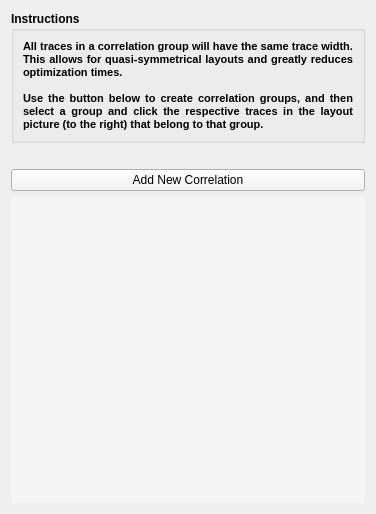
      <widget class="QWidget" name="page_2">
       <property name="geometry">
        <rect>
         <x>0</x>
         <y>0</y>
         <width>376</width>
         <height>514</height>
        </rect>
       </property>
       <attribute name="label">
        <string>Design Variable Correlation</string>
       </attribute>
       <layout class="QGridLayout" name="gridLayout_5">
        <item row="2" column="0" colspan="2">
         <widget class="QPushButton" name="btn_new_symmetry">
          <property name="palette">
           <palette>
            <active>
             <colorrole role="Button">
              <brush brushstyle="SolidPattern">
               <color alpha="255">
                <red>245</red>
                <green>245</green>
                <blue>245</blue>
               </color>
              </brush>
             </colorrole>
             <colorrole role="Base">
              <brush brushstyle="SolidPattern">
               <color alpha="255">
                <red>245</red>
                <green>245</green>
                <blue>245</blue>
               </color>
              </brush>
             </colorrole>
             <colorrole role="Window">
              <brush brushstyle="SolidPattern">
               <color alpha="255">
                <red>245</red>
                <green>245</green>
                <blue>245</blue>
               </color>
              </brush>
             </colorrole>
            </active>
            <inactive>
             <colorrole role="Button">
              <brush brushstyle="SolidPattern">
               <color alpha="255">
                <red>245</red>
                <green>245</green>
                <blue>245</blue>
               </color>
              </brush>
             </colorrole>
             <colorrole role="Base">
              <brush brushstyle="SolidPattern">
               <color alpha="255">
                <red>245</red>
                <green>245</green>
                <blue>245</blue>
               </color>
              </brush>
             </colorrole>
             <colorrole role="Window">
              <brush brushstyle="SolidPattern">
               <color alpha="255">
                <red>245</red>
                <green>245</green>
                <blue>245</blue>
               </color>
              </brush>
             </colorrole>
            </inactive>
            <disabled>
             <colorrole role="Button">
              <brush brushstyle="SolidPattern">
               <color alpha="255">
                <red>245</red>
                <green>245</green>
                <blue>245</blue>
               </color>
              </brush>
             </colorrole>
             <colorrole role="Base">
              <brush brushstyle="SolidPattern">
               <color alpha="255">
                <red>245</red>
                <green>245</green>
                <blue>245</blue>
               </color>
              </brush>
             </colorrole>
             <colorrole role="Window">
              <brush brushstyle="SolidPattern">
               <color alpha="255">
                <red>245</red>
                <green>245</green>
                <blue>245</blue>
               </color>
              </brush>
             </colorrole>
            </disabled>
           </palette>
          </property>
          <property name="font">
           <font>
            <weight>50</weight>
            <bold>false</bold>
           </font>
          </property>
          <property name="text">
           <string>Add New Correlation</string>
          </property>
         </widget>
        </item>
        <item row="3" column="0" colspan="2">
         <widget class="QTableWidget" name="tbl_symmetry">
          <property name="palette">
           <palette>
            <active>
             <colorrole role="Button">
              <brush brushstyle="SolidPattern">
               <color alpha="255">
                <red>245</red>
                <green>245</green>
                <blue>245</blue>
               </color>
              </brush>
             </colorrole>
             <colorrole role="Base">
              <brush brushstyle="SolidPattern">
               <color alpha="255">
                <red>245</red>
                <green>245</green>
                <blue>245</blue>
               </color>
              </brush>
             </colorrole>
             <colorrole role="Window">
              <brush brushstyle="SolidPattern">
               <color alpha="255">
                <red>245</red>
                <green>245</green>
                <blue>245</blue>
               </color>
              </brush>
             </colorrole>
            </active>
            <inactive>
             <colorrole role="Button">
              <brush brushstyle="SolidPattern">
               <color alpha="255">
                <red>245</red>
                <green>245</green>
                <blue>245</blue>
               </color>
              </brush>
             </colorrole>
             <colorrole role="Base">
              <brush brushstyle="SolidPattern">
               <color alpha="255">
                <red>245</red>
                <green>245</green>
                <blue>245</blue>
               </color>
              </brush>
             </colorrole>
             <colorrole role="Window">
              <brush brushstyle="SolidPattern">
               <color alpha="255">
                <red>245</red>
                <green>245</green>
                <blue>245</blue>
               </color>
              </brush>
             </colorrole>
            </inactive>
            <disabled>
             <colorrole role="Button">
              <brush brushstyle="SolidPattern">
               <color alpha="255">
                <red>245</red>
                <green>245</green>
                <blue>245</blue>
               </color>
              </brush>
             </colorrole>
             <colorrole role="Base">
              <brush brushstyle="SolidPattern">
               <color alpha="255">
                <red>245</red>
                <green>245</green>
                <blue>245</blue>
               </color>
              </brush>
             </colorrole>
             <colorrole role="Window">
              <brush brushstyle="SolidPattern">
               <color alpha="255">
                <red>245</red>
                <green>245</green>
                <blue>245</blue>
               </color>
              </brush>
             </colorrole>
            </disabled>
           </palette>
          </property>
          <property name="frameShape">
           <enum>QFrame::NoFrame</enum>
          </property>
          <property name="editTriggers">
           <set>QAbstractItemView::NoEditTriggers</set>
          </property>
          <property name="selectionBehavior">
           <enum>QAbstractItemView::SelectItems</enum>
          </property>
          <property name="showGrid">
           <bool>true</bool>
          </property>
          <property name="columnCount">
           <number>3</number>
          </property>
          <attribute name="horizontalHeaderVisible">
           <bool>false</bool>
          </attribute>
          <attribute name="verticalHeaderVisible">
           <bool>false</bool>
          </attribute>
          <column/>
          <column/>
          <column/>
         </widget>
        </item>
        <item row="1" column="0">
         <spacer name="verticalSpacer_10">
          <property name="orientation">
           <enum>Qt::Vertical</enum>
          </property>
          <property name="sizeType">
           <enum>QSizePolicy::Fixed</enum>
          </property>
          <property name="sizeHint" stdset="0">
           <size>
            <width>20</width>
            <height>20</height>
           </size>
          </property>
         </spacer>
        </item>
        <item row="0" column="0" colspan="2">
         <widget class="QGroupBox" name="groupBox_3">
          <property name="minimumSize">
           <size>
            <width>0</width>
            <height>0</height>
           </size>
          </property>
          <property name="font">
           <font>
            <weight>75</weight>
            <bold>true</bold>
           </font>
          </property>
          <property name="title">
           <string>Instructions</string>
          </property>
          <layout class="QGridLayout" name="gridLayout_12">
           <item row="0" column="0">
            <widget class="QLabel" name="label_41">
             <property name="font">
              <font>
               <pointsize>10</pointsize>
              </font>
             </property>
             <property name="text">
              <string>&lt;!DOCTYPE HTML PUBLIC &quot;-//W3C//DTD HTML 4.0//EN&quot; &quot;http://www.w3.org/TR/REC-html40/strict.dtd&quot;&gt;
&lt;html&gt;&lt;head&gt;&lt;meta name=&quot;qrichtext&quot; content=&quot;1&quot; /&gt;&lt;style type=&quot;text/css&quot;&gt;
p, li { white-space: pre-wrap; }
&lt;/style&gt;&lt;/head&gt;&lt;body style=&quot; font-family:'MS Shell Dlg 2'; font-size:10pt; font-weight:400; font-style:normal;&quot;&gt;
&lt;p align=&quot;justify&quot; style=&quot; margin-top:0px; margin-bottom:0px; margin-left:0px; margin-right:0px; -qt-block-indent:0; text-indent:0px;&quot;&gt;&lt;span style=&quot; font-size:8pt; font-weight:600;&quot;&gt;All traces in a correlation group will have the same trace width. This allows for quasi-symmetrical layouts and greatly reduces optimization times.&lt;/span&gt;&lt;/p&gt;
&lt;p align=&quot;justify&quot; style=&quot;-qt-paragraph-type:empty; margin-top:0px; margin-bottom:0px; margin-left:0px; margin-right:0px; -qt-block-indent:0; text-indent:0px; font-size:8pt; font-weight:600;&quot;&gt;&lt;br /&gt;&lt;/p&gt;
&lt;p align=&quot;justify&quot; style=&quot; margin-top:0px; margin-bottom:0px; margin-left:0px; margin-right:0px; -qt-block-indent:0; text-indent:0px;&quot;&gt;&lt;span style=&quot; font-size:8pt; font-weight:600;&quot;&gt;Use the button below to create correlation groups, and then select a group and click the respective traces in the layout picture (to the right) that belong to that group.&lt;/span&gt;&lt;/p&gt;&lt;/body&gt;&lt;/html&gt;</string>
             </property>
             <property name="wordWrap">
              <bool>true</bool>
             </property>
            </widget>
           </item>
          </layout>
         </widget>
        </item>
       </layout>
      </widget>
